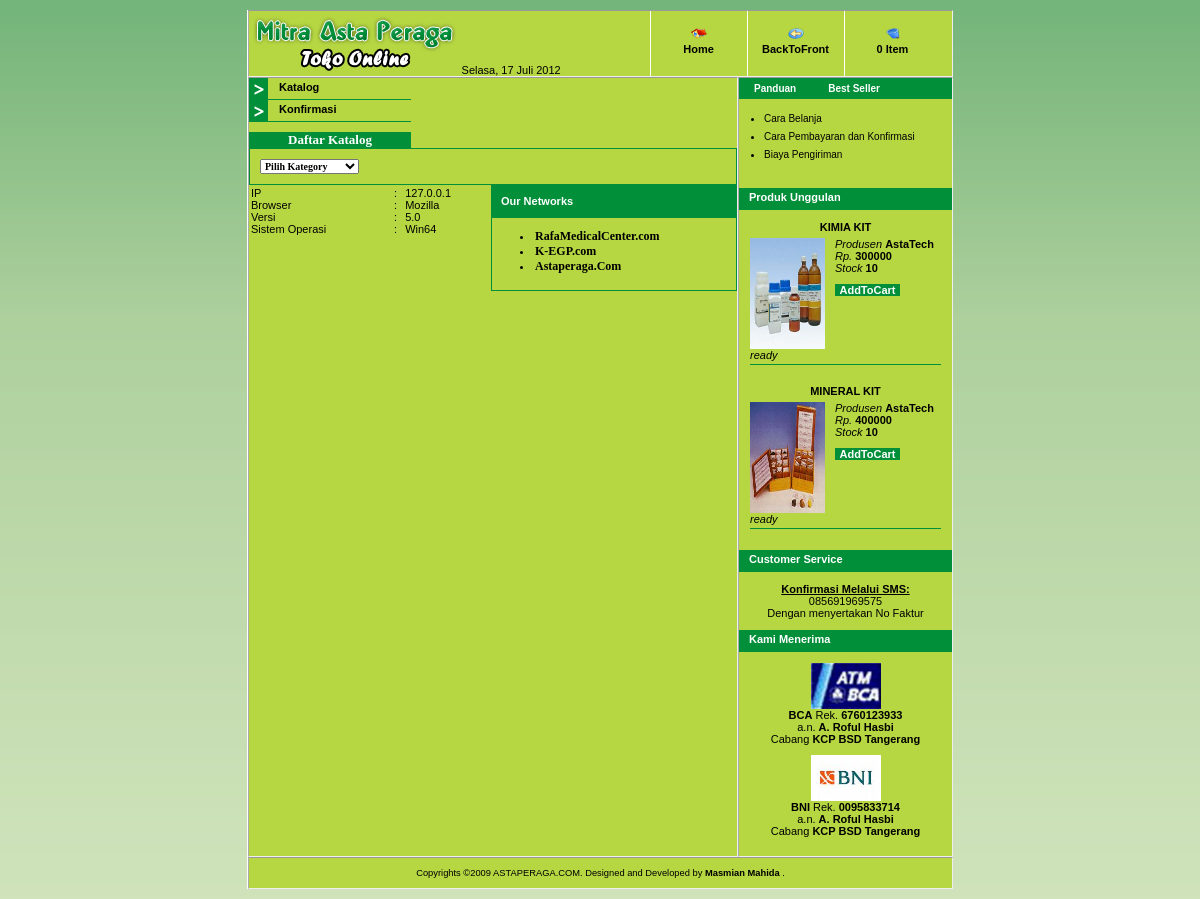
Page /katalog.php on the committed database.
### tables this page shows
CREATE TABLE `tema` (
  `idTema` int(11) NOT NULL auto_increment,
  `bodyTema` text NOT NULL,
  `backTema` text NOT NULL,
  `tripTema` text NOT NULL,
  `tripTextTema` text NOT NULL,
  `banerTema` text NOT NULL,
  `banerTripTema` text NOT NULL,
  `title` text NOT NULL,
  `rincian` text NOT NULL,
  `domain` text NOT NULL,
  `online` varchar(1) NOT NULL,
  PRIMARY KEY  (`idTema`)
);

CREATE TABLE `network` (
  `idNetwork` int(2) NOT NULL auto_increment,
  `namaNetwork` text NOT NULL,
  `idStatusShow` int(2) NOT NULL,
  `keteranganNetwork` text NOT NULL,
  `linkNetwork` text NOT NULL,
  PRIMARY KEY  (`idNetwork`)
);

CREATE TABLE `produk` (
  `idProduk` int(11) NOT NULL auto_increment,
  `namaProduk` text NOT NULL,
  `hargaProduk` bigint(20) NOT NULL,
  `idKategori` int(11) NOT NULL,
  `stockProduk` int(11) NOT NULL,
  `pathImage` text NOT NULL,
  `idStatusProduk` int(11) NOT NULL,
  `konten` text NOT NULL,
  `idProdusen` int(11) NOT NULL,
  PRIMARY KEY  (`idProduk`)
);

CREATE TABLE `produsen` (
  `idProdusen` int(11) NOT NULL auto_increment,
  `namaProdusen` text NOT NULL,
  PRIMARY KEY  (`idProdusen`)
);

CREATE TABLE `bank` (
  `idBank` int(11) NOT NULL auto_increment,
  `namaBank` text NOT NULL,
  `noRekBank` text NOT NULL,
  `namaPemilik` text NOT NULL,
  `cabang` text NOT NULL,
  `image` text NOT NULL,
  PRIMARY KEY  (`idBank`)
);

### library/kelasPelanggan.php (the view, shortened to what the rows shown need)
<?php
	class Pelanggan {
		var $isi_2="";
		function BrowserDetector() {
			$bd['UA']=getenv(HTTP_USER_AGENT);
			$preparens="";
			$parens="";
			$i=strpos($bd['UA'],"(");
			if($i>=0) {
				$preparens=trim(substr($bd['UA'],0,$i));
				$parens=substr($bd['UA'],$i+1, strlen($bd['UA']));
				$j=strpos($parens,")");
				if($j>=0) {
					$parens=substr($parens,0,$j);
				}
			}
			else {
				$preparens=$bd['UA'];
			}
			$browVer=$preparens;
			$token=trim(strtok($parens,";"));
			while($token) {
				if($token=="compatible") {
				}
				else if (preg_match("/MSIE/i","$token")) {
					$browVer=$token;
				}
				else if (preg_match("/Opera/i","$token")) {
					$browVer=$token;
				}
				else if (preg_match("/X11/i","$token") || preg_match("/Linux/i","$token")) {
					$bd['PLATFORM']="Unix";
				}
				else if (preg_match("/Win/i","$token")) {
					$bd['PLATFORM']=$token;
				}
				else if (preg_match("/Mac/i","$token") || preg_match("/PPC/i","$token")) {
					$bd['PLATFORM']=$token;
				}
				$token=strtok(";");
			}
			$msieIndex=strpos($browVer,"MSIE");
			if($msieIndex>=0) {
				$browVer=substr($browVer,$msieIndex,strlen($browVer));
			}
			$leftover="";
			if(substr($browVer,0,strlen("Mozilla"))=="Mozilla") {
				$bd['BROWSER']="Mozilla";
				$leftover=substr($browVer,strlen("Mozilla")+1,strlen($browVer));
			}
			$leftover=trim($leftover);
			$i=strpos($leftover," ");
			if($i>0) {
				$bd['VERSION']=substr($leftover,0,$i);
			}
			else {
				$bd['VERSION']=$leftover;
			}
			return($bd);
		}
		function getIsi4() {
			$sql_tema="SELECT * FROM tema";
			$query_tema=mysql_query($sql_tema,opendb())or die(mysql_error());
			if($query_tema != null) {
				if(mysql_num_rows($query_tema)==1) {
					$row_tema=mysql_fetch_array($query_tema);
					$BACK=$row_tema['backTema'];
					$TRIP=$row_tema['tripTema'];
					$TEXT=$row_tema['tripTextTema'];
				}
			}
				$isi="<tr><td colspan=\"2\">
						<table cellpadding=\"0\" cellspacing=\"0\" border=\"0\" width=\"100%\">
							<tr><td>
								<table cellpadding=\"1\" cellspacing=\"1\" width=\"242\">
									<tr><td>";
										$bd=$this->BrowserDetector();
										$ip = getenv("REMOTE_ADDR");
										$isi .= "<table border='0' cellpadding='0' cellspacing='0' align='center' width='100%'>";
										$isi .= "	<tr>
													<td class='info'>IP</td>
													<td class='info'>:&nbsp;</td>
													<td class='info'>$ip</td>
												</tr>
												<tr>
													<td class='info'>Browser</td>
													<td class='info'> : </td>
													<td class='info'>$bd[BROWSER]</td>
												</tr>
												<tr>
													<td class='info'>Versi</td>
													<td class='info'> : </td>
													<td class='info'>$bd[VERSION]</td>
												</tr>
												<tr>
													<td class='info'>Sistem Operasi&nbsp;</td>
													<td class='info'> : </td>
													<td class='info'>$bd[PLATFORM]</td>
												</tr>
											  </table>";
						$isi .="		</td></tr>
								</table>
							</td><td>
								<table bgcolor=\"#$TRIP\" cellpadding=\"0\" cellspacing=\"0\" width=\"246\" style=\"font: normal 11px tahoma, arial;\">
									<tr><td style=\"padding: 10px; color:#$TEXT;\"><b>Our Networks</b></td><td></td></tr>
									<tr style=\"background: #$BACK;\"><td>
										<table cellpadding=\"1\" cellspacing=\"1\" width=\"100%\" bgcolor=\"#$TRIP\">
											<tr bgcolor=\"#$BACK\"><td><div id=\"coolmenu\">
											<ul style=\"left: 0px; margin-top: 10px;\">";
											$sql_net="SELECT * FROM network WHERE idStatusShow='1'";
											$query_net=mysql_query($sql_net,opendb())or die(mysql_error());
											if($query_net != null) {
												if(mysql_num_rows($query_net)>0) {
													while($row_net=mysql_fetch_array($query_net)) {
													$isi .="<li><div><a href=\"$row_net[linkNetwork]\"
																	onMouseover=\"showtext('"."$row_net[keteranganNetwork]"."')\"
																	onMouseout=\"hidetext()\">$row_net[namaNetwork]</a></div></li>";
													}
												}
											}
									$isi .="</ul></div><div id=\"tabledescription\"></div>
											</td></tr>
										</table>
									</td>
									<td></td></tr>
								</table>
								</td></tr>
						</table>
						</td>
						</tr>";
					return $isi;
		}
		function getIsi() {
			echo $this->isi_2;
			echo $this->getIsi4();
		}
			?>
<?php	}
		function setIsi_2($isi_2) {
			$this->isi_2=$isi_2;
		}
		function getHeader() {
			$sql_tema="SELECT * FROM tema";
			$query_tema=mysql_query($sql_tema,opendb())or die(mysql_error());
			if($query_tema != null) {
				if(mysql_num_rows($query_tema)==1) {
					$row_tema=mysql_fetch_array($query_tema);
					$BACK=$row_tema['backTema'];
					$BANER=$row_tema['banerTema'];
				}
			}
			?>
			<!DOCTYPE HTML PUBLIC "-//W3C//DTD HTML 4.01 Transitional//EN"
			"http://www.w3.org/TR/html4/loose.dtd">
			<html>
			<head>
			<link href="stylea.css" rel="stylesheet" type="text/css" />
			<link rel="stylesheet" href="css/jquery.jcarousel.css" type="text/css" />
			<link rel="stylesheet" href="css/skin.css" type="text/css" />
			</head>
			<body style="margin: 10px 0 10px 0;">
			  <table cellpadding="0" cellspacing="0" align="center" id="mainframe" border="1" style="background: #<?php echo "$BACK"; ?>;">
				<tr><td colspan="2">
				<div id="wrapper">
					<img src="imagea/<?php echo $BANER; ?>" width="209" height="63"> <?php tanggal(); ?>
					<div id="topnav">
						<table width="250" height="100%" cellpadding="0" cellspacing="0">
						</table>
					</div>
				</div>
				</td></tr><tr>
<?php	}
		function getFooter() {
			$sql_tema="SELECT * FROM tema";
			$query_tema=mysql_query($sql_tema,opendb())or die(mysql_error());
			if($query_tema != null) {
				if(mysql_num_rows($query_tema)==1) {
					$row_tema=mysql_fetch_array($query_tema);
					$BACK=$row_tema['backTema'];
					$DOMAIN=$row_tema['domain'];
				}
			}
		?>
				</tr><tr><td colspan="2" style="padding: 10px; " align="center" bgcolor="#<?php echo $BACK; ?>">
					<span class="small">Copyrights &copy;2009 <?php echo $DOMAIN; ?>. Designed and Developed by <b>Masmian Mahida </b>.</span></td></tr>
			</table>
			</body>
			</html>
<?php	}
		function getKiri() {
		?>
		<td width="487">
			<table cellpadding="0" cellspacing="0" width="487" border="0">
				<?php $this->getIsi(); ?>
				</table>
			</td>
<?php	}
		function getKanan() {
			$sql_tema="SELECT * FROM tema";
			$query_tema=mysql_query($sql_tema,opendb())or die(mysql_error());
			if($query_tema != null) {
				if(mysql_num_rows($query_tema)==1) {
					$row_tema=mysql_fetch_array($query_tema);
					$BACK=$row_tema['backTema'];
					$TRIP=$row_tema['tripTema'];
				}
			}
			?>
			<td width="212" style="background-color: #<?php echo $BACK; ?>;">
			<table cellpadding="0" cellspacing="0" class="spacer"><tr><td>
							<?php
								$sql_best="SELECT idProduk FROM produk WHERE idStatusProduk='4'";
								$query_best=mysql_query($sql_best,opendb())or die(mysql_error());
								if($query_best != null) {
									if(mysql_num_rows($query_best)>0) {
										while($row_best=mysql_fetch_array($query_best)) {
											$bestID[]=$row_best['idProduk'];
										}
										$show_best=2;
										$randBest=array_rand($bestID,$show_best);
										for($iB=0; $iB<$show_best; $iB++) {
											$id_best=$bestID[$randBest[$iB]];
											$sql_idBe="	SELECT P.idProduk, P.stockProduk, P.namaProduk, P.hargaProduk, P.konten, P.pathImage, D.namaProdusen, K.namaKategori
														FROM produk P, produsen D, kategori K
														WHERE P.idProdusen=D.idProdusen
														AND P.idKategori=K.idKategori
														AND P.idProduk='$id_best'";
											$query_idBe=mysql_query($sql_idBe,opendb())or die(mysql_error());
											if($query_idBe != null) {
												if(mysql_num_rows($query_idBe)>0) {
													$row_idBe=mysql_fetch_array($query_idBe); ?>
																	<?php
																		if($_SESSION['ASTA_HASH']) {
																			$href="cart.php?token=$_SESSION[ASTA_HASH]&";
																		}
																		else {
																			$href="cart.php?";
																		}
																	?>
										<?php	}
											}
										}
									}
								}
							?>
			</td></tr>
			<tr><td align="center" valign="top" style="padding-top:5px;">
				<div style="border: 1px solid #<?php echo $BACK; ?>; width: 211px;">
					<?php
						$sql_unggul="SELECT idProduk FROM produk WHERE idStatusProduk='3'";
						$query_unggul=mysql_query($sql_unggul,opendb())or die(mysql_error());
						if($query_unggul != null) {
							if(mysql_num_rows($query_unggul)>0) {
								while($row_unggul=mysql_fetch_array($query_unggul)) {
									$unggulID[]=$row_unggul['idProduk'];
								}
								$show_unggul=2;
								$randUg=array_rand($unggulID,$show_unggul);
								for($i=0; $i<$show_unggul; $i++) {
									$id_unggul=$unggulID[$randUg[$i]];
									$sql_id="	SELECT P.idProduk, P.stockProduk, P.namaProduk, P.hargaProduk, P.konten, P.pathImage, D.namaProdusen, K.namaKategori
												FROM produk P, produsen D, kategori K
												WHERE P.idProdusen=D.idProdusen
												AND P.idKategori=K.idKategori
												AND P.idProduk='$id_unggul'";
									$query_id=mysql_query($sql_id,opendb())or die(mysql_error());
									if($query_id != null) {
										if(mysql_num_rows($query_id)>0) {
											$row_id=mysql_fetch_array($query_id); ?>
											<div style="padding: 10px 10px 10px 10px;">
												<div style="padding-bottom: 5px; color: #000000;"><?php echo "<b>".strtoupper($row_id['namaProduk'])."</b>"; ?></div>
												<table cellpadding="0" cellspacing="0" align="center" width="100%" border="0">
													<tr>
														<td width="85">
															<div><img src="./imagea/product/<?php echo $row_id['pathImage']; ?>" width="75" height="111"></div>
															</td>
														<td align="left">
															<?php
																if($_SESSION['ASTA_HASH']) {
																	$href="cart.php?token=$_SESSION[ASTA_HASH]&";
																}
																else {
																	$href="cart.php?";
																}
															?>
															<div><i><font color="black">Produsen</font></i> <b><?php echo $row_id['namaProdusen']; ?></b></div>
															<div><i><font color="black">Rp. </font></i> <b><?php echo $row_id['hargaProduk']; ?></b></div>
															<div><i><font color="black">Stock</font></i> <b><?php echo $row_id['stockProduk']; ?></b></div>
															<div style="padding-top: 10px;"><div style="background-color: #<?php echo $TRIP; ?>; width: 65px; text-align: center;"><a href="<?php echo $href."pd_id=$row_id[idProduk]"; ?>"><div style="color: #ffffff;"><b>AddToCart</b></div></a></div></div>
															</td>
														</tr>
													<tr>
														<td colspan="2" align="left" valign="top">
															<div><i><?php echo $row_id['konten']; ?></i></div>
															</td>
														</tr>
													</table>
												<div style="padding-top: 3px;"><div style="height: 1px; background-color: #<?php echo $TRIP; ?>; width: 191px; text-align: left;"></div></div>
												</div>
								<?php	}
									}
								}
							}
						}
					?>
					</div><div style="padding-bottom: 10px;"></div>
				<div style="border: 1px solid #<?php echo $BACK; ?>; width: 211px;">
					<div style="padding: 10px 10px 0px 10px;">
					<?php
						$sql_bank="SELECT * FROM bank";
						$query_bank=mysql_query($sql_bank,opendb())or die(mysql_error());
						if($query_bank !=null) {
							if(mysql_num_rows($query_bank)>0) {
								while($row_bank=mysql_fetch_array($query_bank)) { ?>
									<div align="center"><img src="./imagea/<?php echo $row_bank['image']; ?>" width="70" height="46"></div>
									<div align="center"><b><?php echo strtoupper($row_bank['namaBank']); ?></b> Rek. <b><?php echo $row_bank['noRekBank']; ?></b></div>
									<div align="center">a.n. <b><?php echo $row_bank['namaPemilik']; ?></b></div>
									<div align="center">Cabang <b><?php echo $row_bank['cabang']; ?></b></div>
									<div style="padding-bottom: 10px;"></div>
					<?php		}
							}
						}
					?>
						</div>
					</div>
				</td></tr>
			</table>
		</td>
<?php	}
		function getTampilkan() {
			$this->getHeader();
			$this->getKiri();
			$this->getKanan();
			$this->getFooter();
		}
	}
?>

### rows in the picture
tema: banerTema (picture), domain "ASTAPERAGA.COM"
network: namaNetwork "RafaMedicalCenter.com"
network: namaNetwork "K-EGP.com"
network: namaNetwork "Astaperaga.Com"
produk: namaProduk "KIMIA KIT", pathImage (picture), idProdusen.namaProdusen "AstaTech", hargaProduk "300000", stockProduk "10", konten "ready"
produk: namaProduk "MINERAL KIT", pathImage (picture), idProdusen.namaProdusen "AstaTech", hargaProduk "400000", stockProduk "10", konten "ready"
bank: image (picture), namaBank "BCA", noRekBank "6760123933", namaPemilik "A. Roful Hasbi", cabang "KCP BSD Tangerang"
bank: image (picture), namaBank "BNI", noRekBank "0095833714", namaPemilik "A. Roful Hasbi", cabang "KCP BSD Tangerang"

### other values in the picture
$hasil "Selasa, 17 Juli 2012"
$nama "Home"
$nama "BackToFront"
$nama "0 Item"
$nama "Katalog"
$nama "Konfirmasi"
$ip "127.0.0.1"
$bd[BROWSER] "Mozilla"
$bd[VERSION] "5.0"
$bd[PLATFORM] "Win64"
